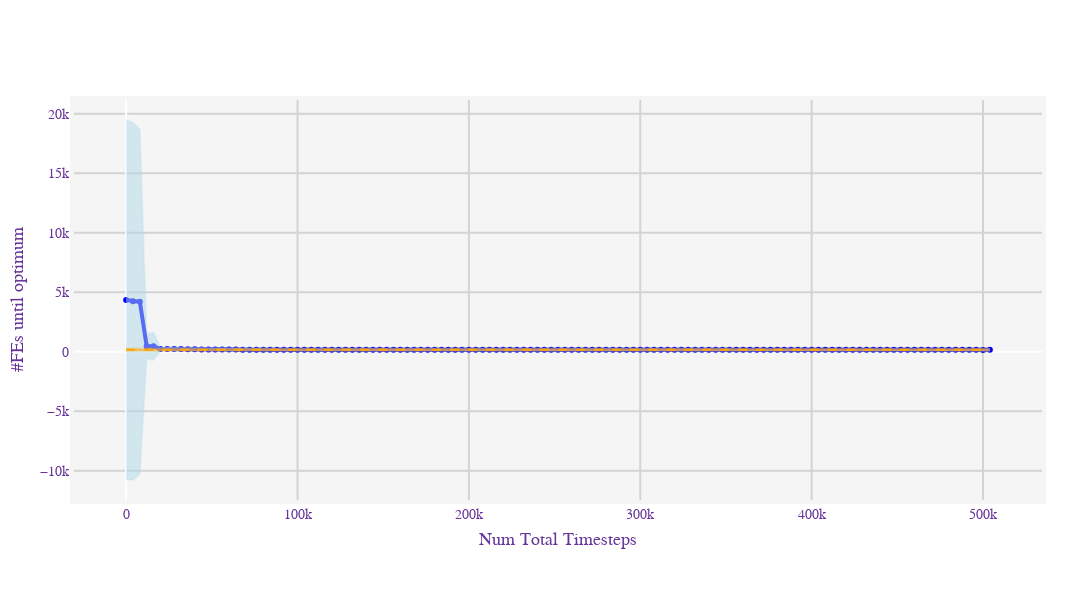
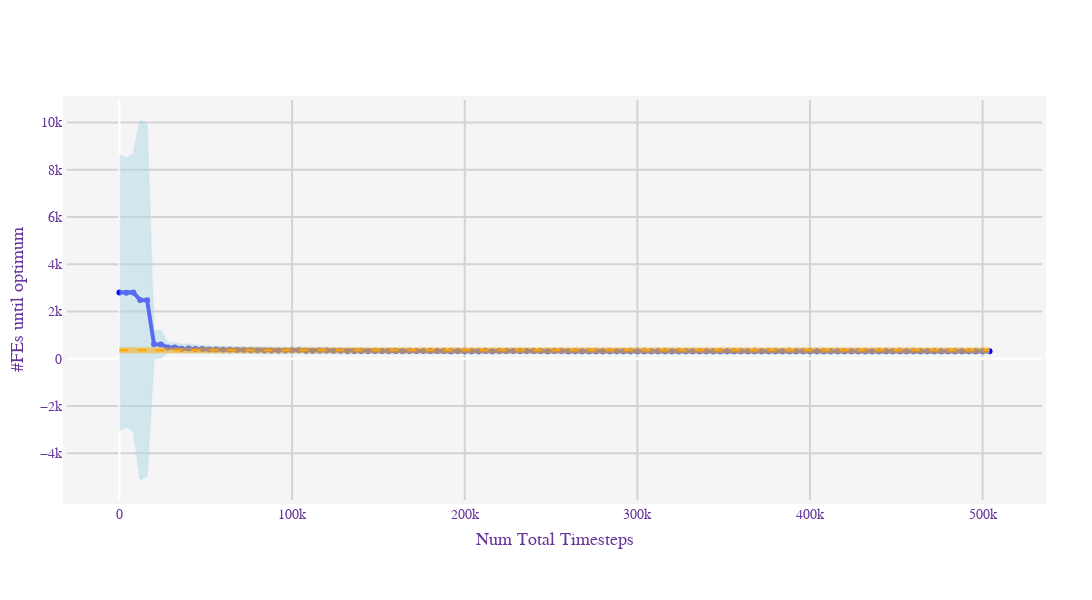
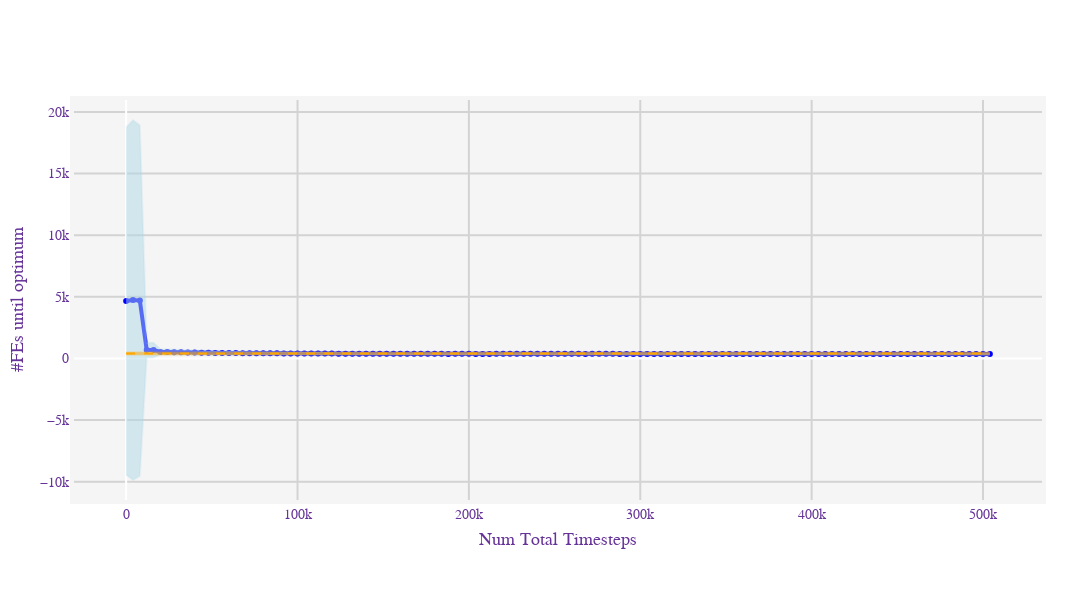

Notebook code cell kept with these figures, in order:
### Code cell
for filter_expression in typed_unrestricted_filter_expressions:
  matching_paths = visualize.print_matching(db_folder_path, filter_expression)
  digest = generate_digest(filter_expression)
  digest = digest[:8]
  new_db_path = os.path.join(merged_folder_path, digest)

  print(json.dumps(filter_expression, indent = 2))
  print("Num paths matched:", len(matching_paths))
  print("Filename:", digest)

  merge_seeds.merged_database(matching_paths, new_db_path)
  visualize.policy_performance(new_db_path, xaxis_choice = "num_total_timesteps", yaxis_choice = "num_function_evaluations")
